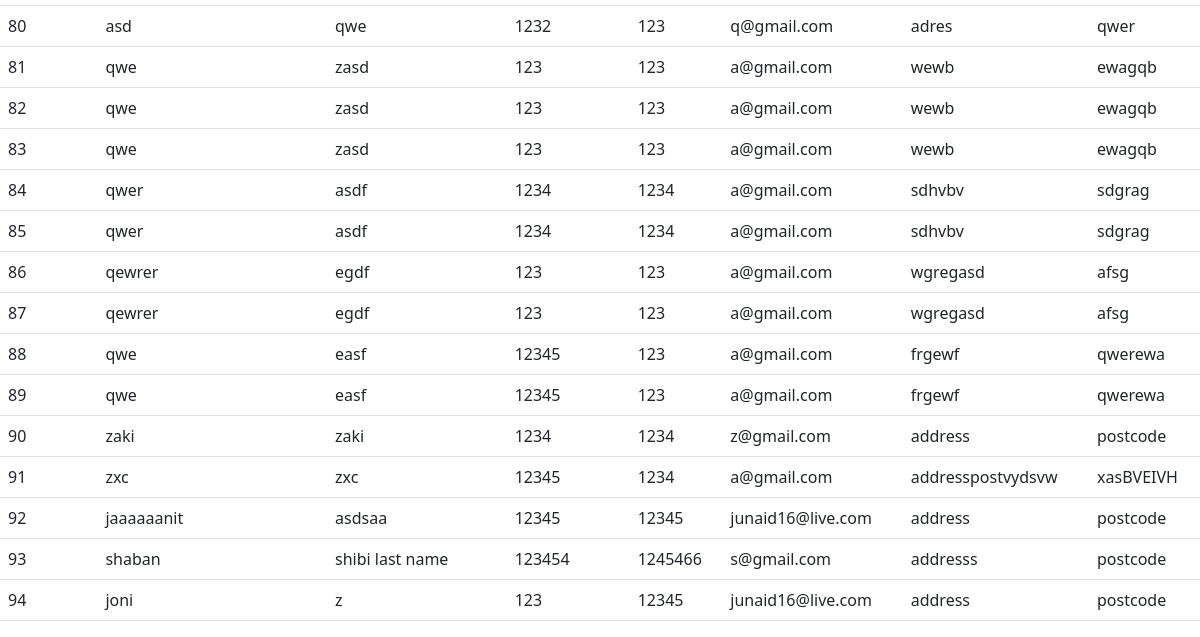
The app's page /Client_little_info (lower part), older data.
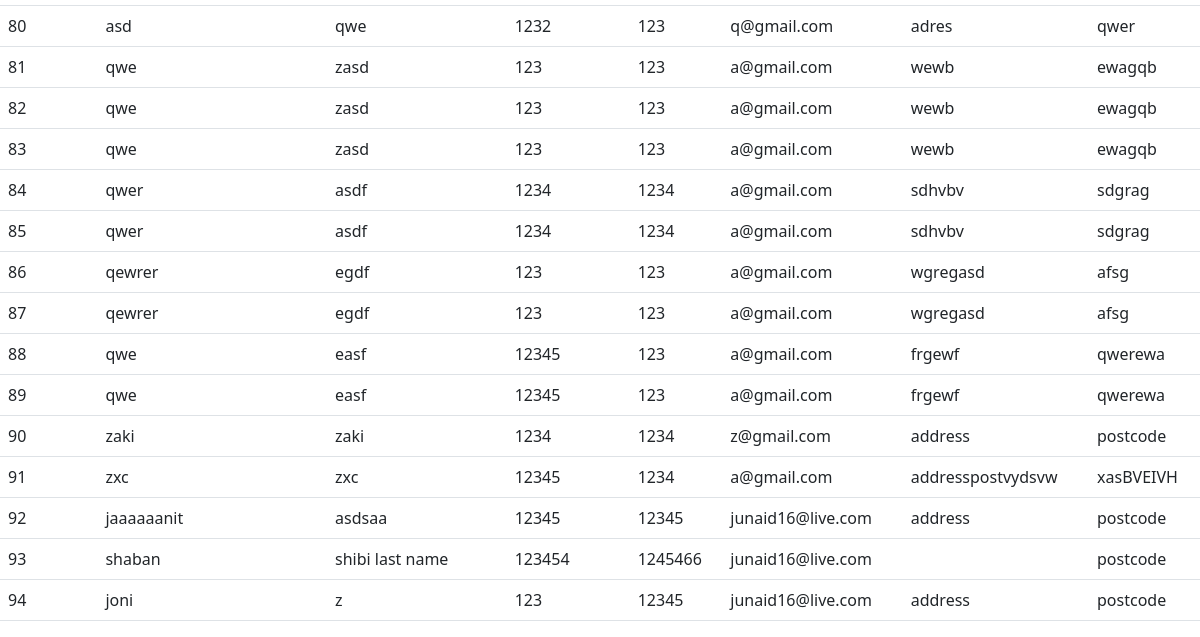
The same page, newer data.
### customer/models.py (models this page shows, shortened)
class Customer(models.Model):
    id = models.AutoField(primary_key=True)
    first_name = models.CharField(max_length=250)
    last_name = models.CharField(max_length=250)
    phone  = models.IntegerField()
    landline  = models.IntegerField()
    email = models.EmailField(max_length=250)
    address = models.CharField(max_length=250)
    postcode = models.CharField(max_length=250)
    created_date = models.DateTimeField(null=True, blank= True)#
    created_by = models.ForeignKey(User,on_delete=models.CASCADE, null=True, blank=True)

### customer/views.py (the view)
# urls.py: path('Client_little_info', views.Client_little_info, name='Client_little_info'),
def Client_little_info(request):
    find_client = Customer.objects.all()
    context = {'search_clients_context':find_client}
    return render(request, 'Client_little_info.html',context )

### templates/Client_little_info.html (shortened to what this page needs)
{% extends 'base.html' %}
{% block content %}
    <table class="table table-hover " >
        <tbody>
            {% for search_clients in search_clients_context %}
          <tr>
            <td>  {{ search_clients.id }} </td>
            <td>{{search_clients.first_name}}</td>
            <td>{{search_clients.last_name}}</td>
            <td>{{search_clients.phone}}</td>
            <td>{{search_clients.landline}}</td>
            <td>{{search_clients.email}}</td>
            <td>{{search_clients.address}}</td>
            <td>{{search_clients.postcode}}</td>
          </tr>
          {% endfor %}
        </tbody>
      </table>
{% endblock %}

Row changes from the older to the newer data that the page shows:
changed Customer "shaban": email "s@gmail.com" → "junaid16@live.com"; address "addresss" → (not shown)
